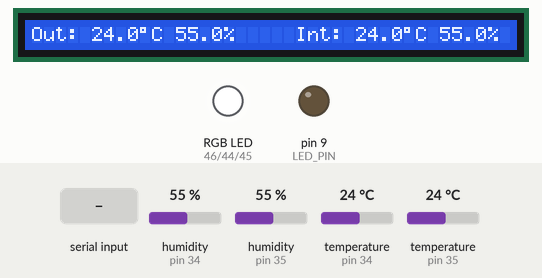
This sketch was run on a simulated Arduino Mega 2560, built with avr-gcc and run on an emulated ATmega2560. Parts: 40×1 character LCD, an RGB LED mixed from three pins (HIGH = lit), output pins drawn as LEDs (lit = HIGH). Inputs (shaded band) come from the test bench; at power-on: humidity (sensors on pin 34, pin 35) 55 %, temperature (sensors on pin 34, pin 35) 24 °C. Dim RGB values are drawn brighter than linear; WiFi joins after 1.5 s; servers stay silent unless stated; random numbers use the default seed unless the sketch sets one; what the sketch prints to the serial monitor is not drawn.

Above: at 1.2 s.
1.3 s: "d\n" received over Serial
At 1.6 s:
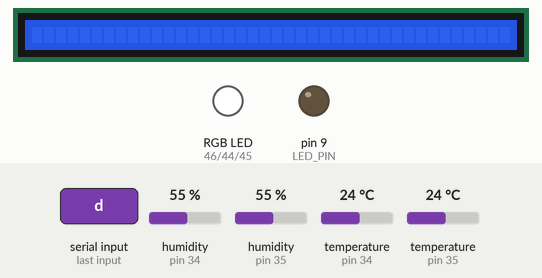
8.5 s: "l123.123.123\n" received over Serial
At 9.7 s:
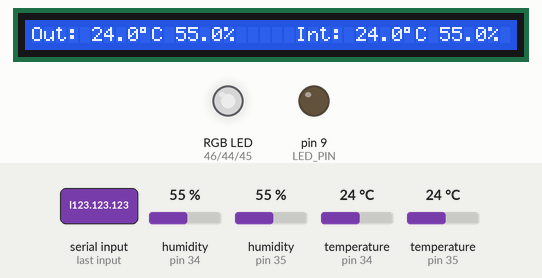
11.5 s: humidity (sensor on pin 34) set to 22 %
At 16.6 s:
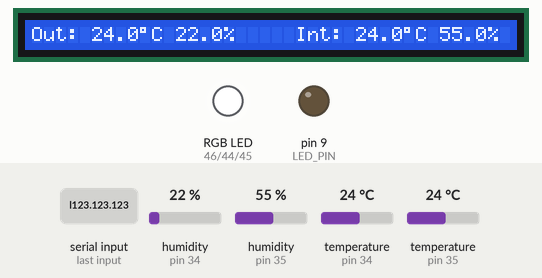
19.5 s: humidity (sensor on pin 35) set to 22 %
At 22.9 s:
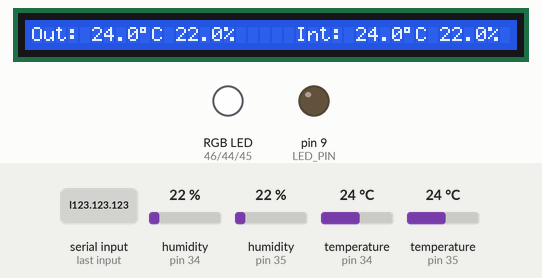
23.5 s: temperature (sensor on pin 34) set to 12 °C
At 26.7 s:
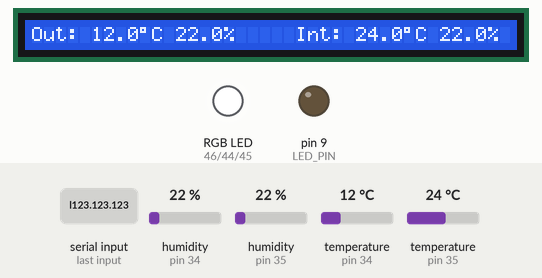
29.5 s: temperature (sensor on pin 35) set to 12 °C
At 31.6 s:
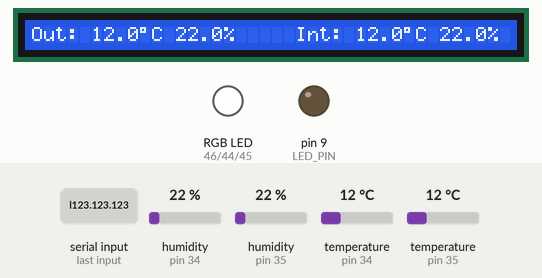
Timing chart, 0 to 36.5 s (numbered marks = the images above; inputs shaded):
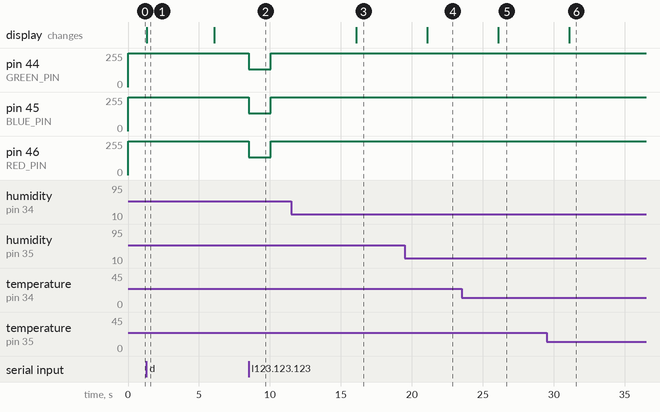

The sketch:

DisplayLungoSuMega.ino
```cpp
/*
....

For serial comunication os UDP Message input:
Send:
"r" for read internal humidity (ih), internal temperature (it), external humidity (eh), external temperature (et)
"sYXXXX" for send Y times XXXX code from IR Led
"dMessage to display" for display a message
"l123.123.123" show rgb colot in led

for SONY RM-U303:
for 3 time if not specified.
hex//int
Mute	281 //641
VolUP	481 //1153 almeno per 2 volte, meglio 5 volte...
VolDown	C81 //3201 almeno per 2 volte, meglio 5 volte...

Standby	F41 //3905

Tuner	841 //2113
CD	A41 //2626
Video	441 //1089
5.1Ch	4E1 //1249
MD	961 //2401
TV	561 //1377

BassBos	5909 //22793

In Tuner Mode
  Ch Up	96  //150
  Ch Dw 896 //2198

es: s32113 for switch on Tuner

*/

#include <stdlib.h>
#include <Timer.h>
#include <LiquidCrystal.h>
#include <dht.h>
#include <IRremote.h>
#include <SPI.h>         // needed for Arduino versions later than 0018
#include <Ethernet.h>
#include <EthernetUdp.h>         // UDP library from: bjoern@cs.stanford.edu 12/30/2008

#define DHT22_PIN1  34
#define DHT22_PIN2  35
#define RED_PIN     46
#define GREEN_PIN   44
#define BLUE_PIN    45
#define LED_PIN     9

#define RESTORE_DISPLAY_TEMP_SEC  5
#define RESTORE_LED_SEC           2

// MAC address and IP address for your controller below.
// The IP address will be dependent on your local network:
byte mac[] = {
  0xDE, 0xAD, 0xBE, 0xEF, 0xFE, 0xED };
IPAddress ip(192, 168, 0, 177);
unsigned int localPort = 20118;      // local port to listen on

// An EthernetUDP instance to let us send and receive packets over UDP
EthernetServer server(localPort);

dht DHT;
Timer timer;
IRsend irsend;
LiquidCrystal lcd(37, 39, 41, 47, 43, 49, 48, 29, 28, 31, 30);

int count_temp = 2;
int count_led = 2;

float extTem = 0;
float extHum = 0;
float intTem = 0;
float intHum = 0;

String sinput = ""; //Serial input buffer
String ninput = ""; //Nerwork input buffer
char tmpbuff[100];

void setup() {

  // start the Ethernet and UDP:
  Ethernet.begin(mac,ip);
  server.begin();

  Serial.begin(9600);

  pinMode(RED_PIN, OUTPUT);
  pinMode(GREEN_PIN, OUTPUT);
  pinMode(BLUE_PIN, OUTPUT);
  pinMode(LED_PIN, OUTPUT);
  digitalWrite(LED_PIN, LOW);

  analogWrite(RED_PIN, 255);
  analogWrite(GREEN_PIN, 255);
  analogWrite(BLUE_PIN, 255);

  // set up the LCD's number of columns and rows:
  lcd.begin(40, 1);

  doUpdateTemp();
  timer.every(5, takeUDPReading);
  timer.every(5, takeSerialReading);
  timer.every(1000, doUpdateTemp);
  timer.every(1000, doRestoreLed);

}

void loop() {
  timer.update();
}

void takeSerialReading() {

  while(Serial.available()) {

      char character = Serial.read();

      if (character == '\r' || character == '\n' || character == '\0') {
        Serial.println(executeCommand(sinput));
        sinput = "";
      } else {
        sinput.concat(character);
      }

  }

}

void takeUDPReading() {

  EthernetClient client = server.available();

  if (client) {

    while (client.connected()) {
      if (client.available()) {
        char character = client.read();
        if (character == '\r' || character == '\n' || character == '\0') {
          client.println(executeCommand(ninput));
          delay(100);
          client.stop();
          ninput = "";
        } else {
          ninput.concat(character);
        }
      }
    }

  }

}


void doUpdateTemp() {

  count_temp--;

  if (count_temp > 0)
    return;

  count_temp = RESTORE_DISPLAY_TEMP_SEC;

  if (DHT.read22(DHT22_PIN1) == DHTLIB_OK) {
    extTem = DHT.temperature;
    extHum = DHT.humidity;
  }

  if (DHT.read22(DHT22_PIN2) == DHTLIB_OK) {
    intTem = DHT.temperature;
    intHum = DHT.humidity;
  }

  lcd.home();
  lcd.print("Out: ");
  lcd.print(extTem, 1);
  lcd.print((char) 223);
  lcd.print("C ");
  lcd.print(extHum, 1);
  lcd.print("%");
  lcd.print("     Int: ");
  lcd.print(intTem, 1);
  lcd.print((char) 223);
  lcd.print("C ");
  lcd.print(intHum, 1);
  lcd.print("%");
  lcd.print(" ");
}

void doRestoreLed() {

  count_led--;

  if (count_led > 0)
    return;

  count_led = RESTORE_LED_SEC;

  analogWrite(RED_PIN, random(254, 256));
  analogWrite(GREEN_PIN, random(254, 256));
  analogWrite(BLUE_PIN, random(254, 256));

}

char* executeCommand(String command) {

  if (command.length() < 1)
    return "invalid command";

  if (command.charAt(0) == 'r')
    return readSensorData();
  if (command.charAt(0) == 's')
    return sendIRCode(command);
  if (command.charAt(0) == 'd')
    return showOnDisplay(command);
  if (command.charAt(0) == 'l')
    return showColorLed(command);

  return "";
}

char* sendIRCode(String command) {

  if (command.length() < 5)
    return "invalid code";

  if (command.charAt(0) == 's') {

    int cicle = command.charAt(1) - '0';
    command.substring(2).toCharArray(tmpbuff, 5);
    int code = atoi(tmpbuff);

    for (int i = 0; i < cicle; i++) {
      irsend.sendSony(code, 12);
      delay(24);
    }
    return "send";
  }

  return "not understood";

}

char* readSensorData() {

  sprintf(tmpbuff, "ih:%d.%d\nit:%d.%d\neh:%d.%d\net:%d.%d",
    (int) intHum,
    ((int) (intHum * 10) - ((int) intHum * 10)),
    (int) intTem,
    ((int) (intTem * 10) - ((int) intTem * 10)),
    (int) extHum,
    ((int) (extHum * 10) - ((int) extHum * 10)),
    (int) extTem,
    ((int) (extTem * 10) - ((int) extTem * 10)));


  return tmpbuff;

}

char* showOnDisplay(String command) {

  count_temp = RESTORE_DISPLAY_TEMP_SEC;

  lcd.clear();
  lcd.home();
  lcd.print(command.substring(1));

  return "show";

}

char* showColorLed(String command) {

  count_led = RESTORE_LED_SEC;

  int p1 = command.indexOf('.');
  int p2 = command.lastIndexOf('.');

  if (p1 == -1 || p2 == -1)
    return "error dot";

  command.substring(1, p1).toCharArray(tmpbuff, 5);
  int r = atoi(tmpbuff);

  command.substring(p1+1, p2).toCharArray(tmpbuff, 5);
  int g = atoi(tmpbuff);

  command.substring(p2+1).toCharArray(tmpbuff, 5);
  int b = atoi(tmpbuff);

  analogWrite(RED_PIN, 255 - r);
  analogWrite(GREEN_PIN, 255 - g);
  analogWrite(BLUE_PIN, 255 - b);

  return "show";

}
```

Measured:
- after the input at 1.3 s, the display: changes at once (image 1)
- after the input at 8.5 s, pin 45 (BLUE_PIN): 255/255 → 132/255 at once, → 255/255 1.5 s later
- after the input at 11.5 s, the display: changes after 4.6 s (image 3)
- after the input at 19.5 s, the display: changes after 1.6 s (image 4)
- after the input at 23.5 s, the display: changes after 2.6 s (image 5)
- after the input at 29.5 s, the display: changes after 1.6 s (image 6)
- by itself, pin 46 (RED_PIN): alternates 255/255 for 2.0 s and 254/255 for 2.0 s
